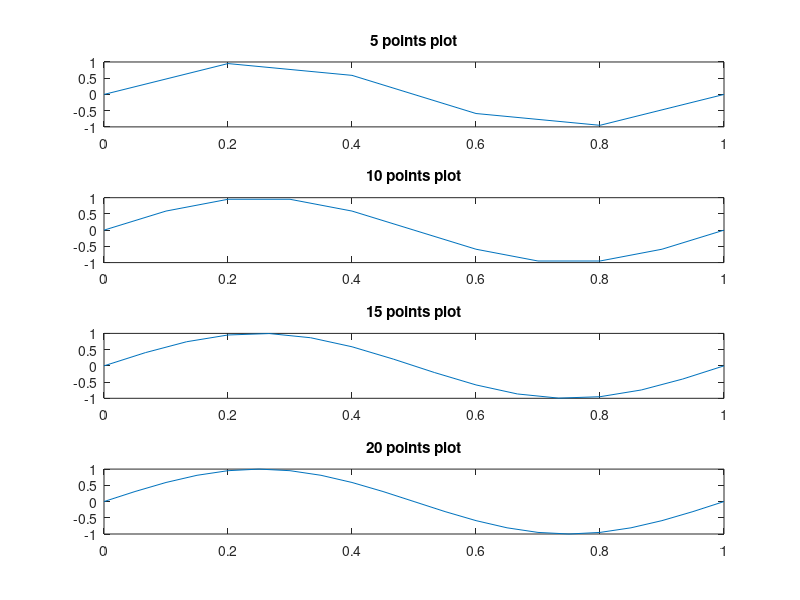

The MATLAB script that drew this image:
f = 1
points = 5;
t = 0:1/points:1;
wave = sin(2*pi*f*t);
 
subplot(4,1,1)
plot(t,wave)
title('5 points plot')
 
points1 = 10;
 
t = 0:1/points1:1;
wave1 = sin(2*pi*f*t);
subplot(4,1,2)
plot(t,wave1)
title('10 points plot')
 
points2 = 15;
t = 0:1/points2:1;
wave2 = sin(2*pi*f*t);
subplot(4,1,3)
plot(t,wave2)
title('15 points plot')
 
points3 = 20;
t = 0:1/points3:1;
wave3 = sin(2*pi*f*t);
subplot(4,1,4)
plot(t,wave3)
title('20 points plot')